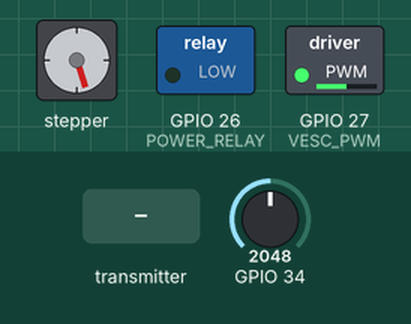
This sketch was run on a simulated ESP32. Parts: stepper motor, switched loads named in the sketch (green lamp = pin HIGH). The inputs (shaded band) are chosen by the test bench; at power-on: GPIO 34 = 2048. Stepper angles assume 200 steps per turn; what the sketch prints to the serial monitor is not drawn.

Above: at 1.7 s.
1.8 s: the transmitter starts sending ch.2 = 172
At 2.15 s:
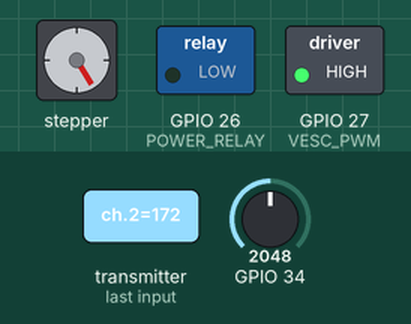
4.8 s: the transmitter starts sending ch.2 = 600
At 5.15 s:
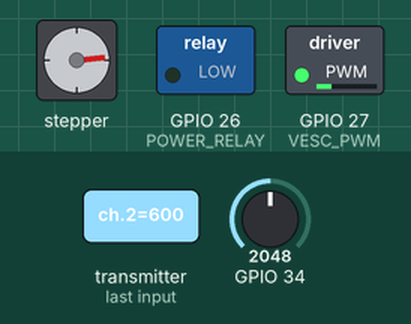
7.8 s: the transmitter starts sending ch.2 = 992
At 8.15 s:
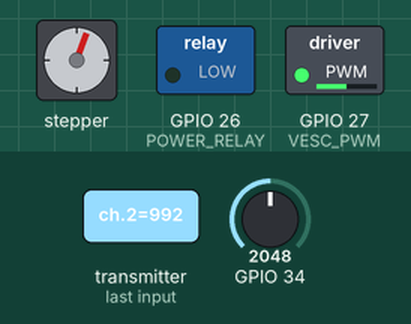
10.8 s: GPIO 34 set to 2866
13.8 s: GPIO 34 set to 2235
16.8 s: GPIO 34 set to 2104
At 17.1 s:
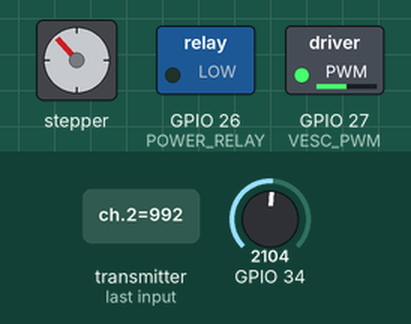
Timing chart, 0 to 19.3 s (numbered marks = the images above; inputs shaded):
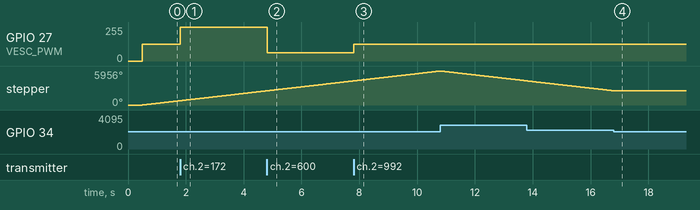

The sketch:

sketch_apr10a_copy_20240413190127.ino
```cpp
TaskHandle_t Task1;
#include <A4988.h>
#include <Smoothed.h>
#include <HardwareSerial.h>
#include <sbus.h>
#include <WiFi.h>
#include <WiFiClient.h>
#include <WebServer.h>
#include <ESPmDNS.h>
#include <Update.h>
const char* host = "esp32";
const char* ssid = "Tevin";
const char* password = "password";
// Servo VESC;
WebServer server(80);

/*
 * Login page
 */

const char* loginIndex =
 "<form name='loginForm'>"
    "<table width='20%' bgcolor='A09F9F' align='center'>"
        "<tr>"
            "<td colspan=2>"
                "<center><font size=4><b>ESP32 Login Page</b></font></center>"
                "<br>"
            "</td>"
            "<br>"
            "<br>"
        "</tr>"
        "<tr>"
             "<td>Username:</td>"
             "<td><input type='text' size=25 name='userid'><br></td>"
        "</tr>"
        "<br>"
        "<br>"
        "<tr>"
            "<td>Password:</td>"
            "<td><input type='Password' size=25 name='pwd'><br></td>"
            "<br>"
            "<br>"
        "</tr>"
        "<tr>"
            "<td><input type='submit' onclick='check(this.form)' value='Login'></td>"
        "</tr>"
    "</table>"
"</form>"
"<script>"
    "function check(form)"
    "{"
    "if(form.userid.value=='admin' && form.pwd.value=='admin')"
    "{"
    "window.open('/serverIndex')"
    "}"
    "else"
    "{"
    " alert('Error Password or Username')/*displays error message*/"
    "}"
    "}"
"</script>";

/*
 * Server Index Page
 */

const char* serverIndex =
"<script src='https://ajax.googleapis.com/ajax/libs/jquery/3.2.1/jquery.min.js'></script>"
"<form method='POST' action='#' enctype='multipart/form-data' id='upload_form'>"
   "<input type='file' name='update'>"
        "<input type='submit' value='Update'>"
    "</form>"
 "<div id='prg'>progress: 0%</div>"
 "<script>"
  "$('form').submit(function(e){"
  "e.preventDefault();"
  "var form = $('#upload_form')[0];"
  "var data = new FormData(form);"
  " $.ajax({"
  "url: '/update',"
  "type: 'POST',"
  "data: data,"
  "contentType: false,"
  "processData:false,"
  "xhr: function() {"
  "var xhr = new window.XMLHttpRequest();"
  "xhr.upload.addEventListener('progress', function(evt) {"
  "if (evt.lengthComputable) {"
  "var per = evt.loaded / evt.total;"
  "$('#prg').html('progress: ' + Math.round(per*100) + '%');"
  "}"
  "}, false);"
  "return xhr;"
  "},"
  "success:function(d, s) {"
  "console.log('success!')"
 "},"
 "error: function (a, b, c) {"
 "}"
 "});"
 "});"
 "</script>";


#define RELAY_MIN 200
#define RELAY_MAX 1800
#define PWM_MIN 206
#define PWM_MAX 1800
bfs::SbusRx sbus_rx(&Serial2, 16, 17, true);
bfs::SbusData data;
/** Rudder control **/
#define STEPPER_PUL 2
#define STEPPER_DIR 4
#define STEPPER_ENA 15
#define STEPPER_PWM 17
#define PWM_MIN 206
#define PWM_MAX 1800
#define RUDDER_REFRESH 20
 int CH7 = 0;
#define POWER_RELAY 26
#define VESC_PWM 27
//#define POWER_RELAY_PWM 16
#define POTENTIOMETER_MIDDLE 185
#define POTENTIOMETER_ERROR 5

// smooth input from rudder and the potentiometer value
Smoothed <int> rudderInput;
Smoothed <int> actualAngle;
A4988 stepper(200, STEPPER_DIR, STEPPER_PUL);
  int msDelay = 500;
int curr_steps = 0;
int rudder_prev_time = 0;

void setup(void) {
    xTaskCreatePinnedToCore(
                    Task1code,   /* Task function. */
                    "Task1",     /* name of task. */
                    10000,       /* Stack size of task */
                    NULL,        /* parameter of the task */
                    1,           /* priority of the task */
                    &Task1,      /* Task handle to keep track of created task */
                    0);          /* pin task to core 0 */
  delay(500);
  Serial.begin(115200);

  // // Connect to WiFi network
  // WiFi.begin(ssid, password);
  // Serial.println("");

  // // Wait for connection
  // while (WiFi.status() != WL_CONNECTED) {
  //   delay(500);
  //   Serial.print(".");
  // }
  // Serial.println("");
  // Serial.print("Connected to ");
  // Serial.println(ssid);
  // Serial.print("IP address: ");
  // Serial.println(WiFi.localIP());

  // /*use mdns for host name resolution*/
  // if (!MDNS.begin(host)) { //http://esp32.local
  //   Serial.println("Error setting up MDNS responder!");
  //   while (1) {
  //     delay(1000);
  //   }
  // }
  // Serial.println("mDNS responder started");
  // /*return index page which is stored in serverIndex */
  // server.on("/", HTTP_GET, []() {
  //   server.sendHeader("Connection", "close");
  //   server.send(200, "text/html", loginIndex);
  // });
  // server.on("/serverIndex", HTTP_GET, []() {
  //   server.sendHeader("Connection", "close");
  //   server.send(200, "text/html", serverIndex);
  // });
  // /*handling uploading firmware file */
  // server.on("/update", HTTP_POST, []() {
  //   server.sendHeader("Connection", "close");
  //   server.send(200, "text/plain", (Update.hasError()) ? "FAIL" : "OK");
  //   ESP.restart();
  // }, []() {
  //   HTTPUpload& upload = server.upload();
  //   if (upload.status == UPLOAD_FILE_START) {
  //     Serial.printf("Update: %s\n", upload.filename.c_str());
  //     if (!Update.begin(UPDATE_SIZE_UNKNOWN)) { //start with max available size
  //       Update.printError(Serial);
  //     }
  //   } else if (upload.status == UPLOAD_FILE_WRITE) {
  //     /* flashing firmware to ESP*/
  //     if (Update.write(upload.buf, upload.currentSize) != upload.currentSize) {
  //       Update.printError(Serial);
  //     }
  //   } else if (upload.status == UPLOAD_FILE_END) {
  //     if (Update.end(true)) { //true to set the size to the current progress
  //       Serial.printf("Update Success: %u\nRebooting...\n", upload.totalSize);
  //     } else {
  //       Update.printError(Serial);
  //     }
  //   }
  // });
  // server.begin();
  // setup power relay
  pinMode(POWER_RELAY, OUTPUT);
  pinMode(VESC_PWM, OUTPUT);
  // VESC.attach(VESC_PWM); //200, 1796
  //digitalWrite(POWER_RELAY, HIGH);

  // put your setup code here, to run once:
  /** setup stepper motor **/
  pinMode(STEPPER_PUL, OUTPUT);
  pinMode(STEPPER_DIR, OUTPUT);
  pinMode(STEPPER_ENA, OUTPUT);
  pinMode(STEPPER_PWM, INPUT);

  /** Setup Serial port to display data */
  //Serial.begin(9600);

  sbus_rx.Begin();
  stepper.begin(120, 1);

  rudderInput.begin(SMOOTHED_AVERAGE, 5);
  actualAngle.begin(SMOOTHED_AVERAGE, 15);

  ledcSetup(0, 980, 8);
  ledcAttachPin(VESC_PWM, 0);

}

void handleRudder()
{
  int stepper_input = map(data.ch[0], PWM_MIN, PWM_MAX, 135, 225);
  rudderInput.add(stepper_input);
  int smoothed_stepper_input = rudderInput.get();
  //Serial.print("Stepper Input: "); Serial.println(smoothed_stepper_input);
  int actual_angle_measurment = map(analogRead(34), 0, 4095, 0, 360) + (180 - POTENTIOMETER_MIDDLE);
  Serial.print("Read Value: "); Serial.println(analogRead(34));
  actualAngle.add(actual_angle_measurment);
  int smoothed_actual_angle = actualAngle.get();
  //Serial.print("Actual Angle: "); Serial.println(actual_angle_measurment);
  //delay(50);

  /*
  Possible angles: 135-225**
  */

  int current_error = smoothed_actual_angle - smoothed_stepper_input;
  if(abs(current_error < 5)) { // if close to correct angle
    // if going straight
    if(smoothed_stepper_input >=  175 && smoothed_stepper_input <= 185) {
      if(abs(smoothed_actual_angle - 180) >= POTENTIOMETER_ERROR)  { // allow for error
        if(smoothed_actual_angle > 180) { // too far right
          stepper.move(-1);
        }
        else { // too far left
          stepper.move(1);
        }
      }

    } else if(abs(smoothed_stepper_input - smoothed_actual_angle) >= POTENTIOMETER_ERROR) { // if not going straight, allow for two degree erro
      if(smoothed_actual_angle > smoothed_stepper_input) { // too far right
        stepper.move(-1); // move left
      }
      else { // too far right
        stepper.move(1); // move left
      }
    }
  }
  else { // if need to make big correction
    // if going straight
    if(smoothed_stepper_input >=  175 && smoothed_stepper_input <= 185) {
      if(abs(actual_angle_measurment - 180) >= POTENTIOMETER_ERROR)  { // allow for error
        if(actual_angle_measurment > 180) { // too far right
          stepper.move(-1);
        }
        else { // too far left
          stepper.move(1);
        }
      }

    } else if(abs(smoothed_stepper_input - smoothed_actual_angle) >= 2) { // if not going straight, allow for two degree erro
        if(actual_angle_measurment > smoothed_stepper_input) { // too far right
          stepper.move(-1); // move left
        }
        else { // too far right
          stepper.move(1); // move left
        }
    }
  }
  //delay(100);

  // calculate step error
  //int step_error = smooth_input - curr_steps;
  // instruct motor to move to correct the error
  //stepper.move(smooth_input);

  // update the numnber of steps taken
  //curr_steps += step_error;

  //Serial.print("Input change: ");
  //Serial.println(smooth_input);
}

void loop(void) {
  // put your main code here, to run repeatedly:
    if (sbus_rx.Read()) {
    /* Grab the received data */
    data = sbus_rx.data();
  }
  //Serial.println(data.ch[2]);
  int smooth_input = map(data.ch[0], PWM_MIN, PWM_MAX, -100, 100);
  int relay_output = map(data.ch[6], RELAY_MIN, RELAY_MAX, 0,1);
  int VESC_output = map(data.ch[2], 200, 1800, 0,255);
  //Serial.println(data.ch[2]);
  //analogWrite(VESC_PWM,VESC_output);
  //Serial.println(VESC_output);
  // VESC.writeMicroseconds(VESC_output);
  ledcWrite(0, VESC_output);
  if(relay_output > 0)
  {
    digitalWrite(POWER_RELAY, HIGH);
  }
  else{
    digitalWrite(POWER_RELAY, LOW);
  }
  handleRudder();


}

void Task1code( void * pvParameters ){

  for(;;){

  server.handleClient();
  delay(1);
  }
}
```

Measured:
- after the input at 1.8 s, GPIO 27 (VESC_PWM): 126/255 → 255/255 at once
- after the input at 4.8 s, GPIO 27 (VESC_PWM): 255/255 → 63/255 at once
- after the input at 7.8 s, GPIO 27 (VESC_PWM): 63/255 → 126/255 at once
- after the input at 16.8 s, stepper: goes on until 16.8 s, then stays 2478°
